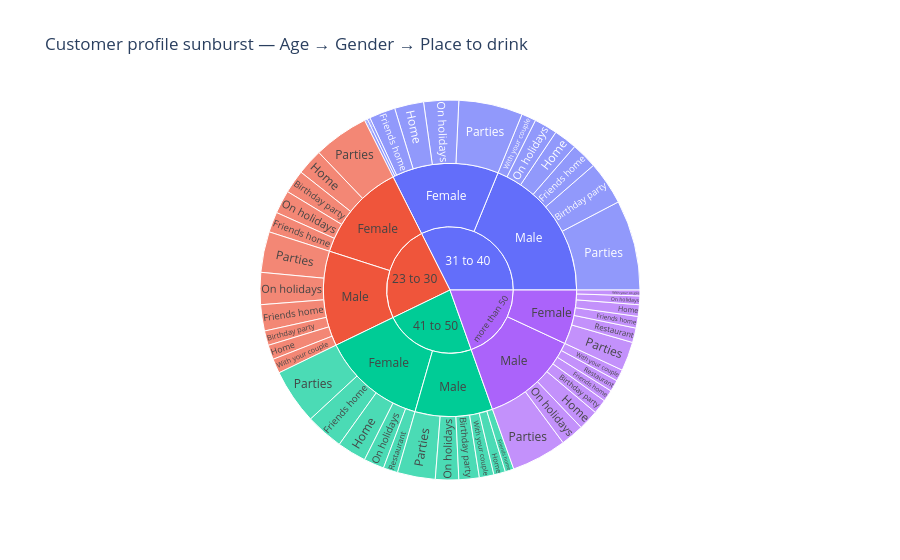

Notebook code for this chart:
### Code cell
# Sunburst: Age → Gender → Place to drink
agg = df.groupby(['Age', 'Gender', 'Place to drink'], observed=True).size().reset_index(name='count')
fig = px.sunburst(agg, path=['Age', 'Gender', 'Place to drink'], values='count',
                  title='Customer profile sunburst — Age → Gender → Place to drink')
fig.show()

### Figure 1 — Plotly figure (JSON) as saved in the notebook; plotly's stock layout.template omitted (floating-point values rounded to 4 significant figures)
{"data": [{"branchvalues": "total", "domain": {"x": [0, 1], "y": [0, 1]}, "hovertemplate": "labels=%{label}<br>count=%{value}<br>parent=%{parent}<br>id=%{id}<extra></extra>", "ids": ["23 to 30/Female/Birthday party", "23 to 30/Female/Friends home", "23 to 30/Female/Home", "23 to 30/Female/On holidays", "23 to 30/Female/Parties", "23 to 30/Male/Birthday party", "23 to 30/Male/Friends home", "23 to 30/Male/Home", "23 to 30/Male/On holidays", "23 to 30/Male/Parties", "23 to 30/Male/With your couple", "31 to 40/Female/Friends home", "31 to 40/Female/Home", "31 to 40/Female/On holidays", "31 to 40/Female/Parties", "31 to 40/Female/Restaurant", "31 to 40/Female/With your couple", "31 to 40/Male/Birthday party", "31 to 40/Male/Friends home", "31 to 40/Male/Home", "31 to 40/Male/On holidays", "31 to 40/Male/Parties", "31 to 40/Male/With your couple", "41 to 50/Female/Friends home", "41 to 50/Female/Home", "41 to 50/Female/On holidays", "41 to 50/Female/Parties", "41 to 50/Female/Restaurant", "41 to 50/Male/Birthday party", "41 to 50/Male/Friends home", "41 to 50/Male/Home", "41 to 50/Male/On holidays", "41 to 50/Male/Parties", "41 to 50/Male/With your couple", "more than 50/Female/Friends home", "more than 50/Female/Home", "more than 50/Female/On holidays", "more than 50/Female/Parties", "more than 50/Female/Restaurant", "more than 50/Female/With your couple", "more than 50/Male/Birthday party", "more than 50/Male/Friends home", "more than 50/Male/Home", "more than 50/Male/On holidays", "more than 50/Male/Parties", "more than 50/Male/Restaurant", "more than 50/Male/With your couple", "23 to 30/Female", "23 to 30/Male", "31 to 40/Female", "31 to 40/Male", "41 to 50/Female", "41 to 50/Male", "more than 50/Female", "more than 50/Male", "23 to 30", "31 to 40", "41 to 50", "more than 50"], "labels": ["Birthday party", "Friends home", "Home", "On holidays", "Parties", "Birthday party", "Friends home", "Home", "On holidays", "Parties", "With your couple", "Friends home", "Home", "On holidays", "Parties", "Restaurant", "With your couple", "Birthday party", "Friends home", "Home", "On holidays", "Parties", "With your couple", "Friends home", "Home", "On holidays", "Parties", "Restaurant", "Birthday party", "Friends home", "Home", "On holidays", "Parties", "With your couple", "Friends home", "Home", "On holidays", "Parties", "Restaurant", "With your couple", "Birthday party", "Friends home", "Home", "On holidays", "Parties", "Restaurant", "With your couple", "Female", "Male", "Female", "Male", "Female", "Male", "Female", "Male", "23 to 30", "31 to 40", "41 to 50", "more than 50"], "name": "", "parents": ["23 to 30/Female", "23 to 30/Female", "23 to 30/Female", "23 to 30/Female", "23 to 30/Female", "23 to 30/Male", "23 to 30/Male", "23 to 30/Male", "23 to 30/Male", "23 to 30/Male", "23 to 30/Male", "31 to 40/Female", "31 to 40/Female", "31 to 40/Female", "31 to 40/Female", "31 to 40/Female", "31 to 40/Female", "31 to 40/Male", "31 to 40/Male", "31 to 40/Male", "31 to 40/Male", "31 to 40/Male", "31 to 40/Male", "41 to 50/Female", "41 to 50/Female", "41 to 50/Female", "41 to 50/Female", "41 to 50/Female", "41 to 50/Male", "41 to 50/Male", "41 to 50/Male", "41 to 50/Male", "41 to 50/Male", "41 to 50/Male", "more than 50/Female", "more than 50/Female", "more than 50/Female", "more than 50/Female", "more than 50/Female", "more than 50/Female", "more than 50/Male", "more than 50/Male", "more than 50/Male", "more than 50/Male", "more than 50/Male", "more than 50/Male", "more than 50/Male", "23 to 30", "23 to 30", "31 to 40", "31 to 40", "41 to 50", "41 to 50", "more than 50", "more than 50", "", "", "", ""], "type": "sunburst", "values": [8.0, 7.0, 9.0, 8.0, 19.0, 5.0, 9.0, 5.0, 11.0, 14.0, 5.0, 9.0, 10.0, 12.0, 22.0, 1.0, 1.0, 15.0, 9.0, 8.0, 8.0, 31.0, 5.0, 13.0, 10.0, 7.0, 19.0, 5.0, 7.0, 3.0, 4.0, 8.0, 13.0, 5.0, 4.0, 4.0, 3.0, 10.0, 5.0, 2.0, 5.0, 4.0, 7.0, 8.0, 19.0, 4.0, 4.0, 51.0, 49.0, 55.0, 76.0, 54.0, 40.0, 28.0, 51.0, 100.0, 131.0, 94.0, 79.0]}], "layout": {"legend": {"tracegroupgap": 0}, "title": {"text": "Customer profile sunburst — Age → Gender → Place to drink"}}}
